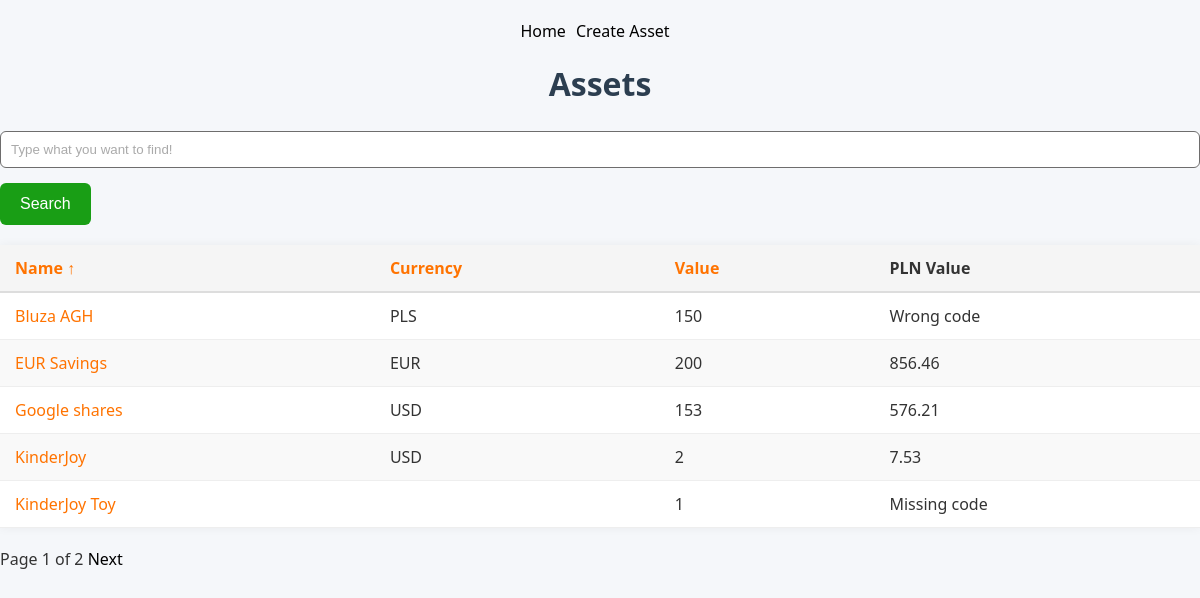
Page /assets on the committed database.
### base.py (models this page shows)
class Asset(db.Model):  # Majątek
    __tablename__ = 'assets'
    id = db.Column(db.Integer, primary_key=True)
    name = db.Column(db.String(50), nullable=False)
    value = db.Column(db.Integer, nullable=False)
    currency = db.Column(db.String(3), nullable=False)
    is_pln = db.Column(db.Boolean, default=False)
    time_created = db.Column(db.DateTime(timezone=True), default=lambda: datetime.now(LOCAL_TIMEZONE))
    time_updated = db.Column(db.DateTime(timezone=True), onupdate=lambda: datetime.now(LOCAL_TIMEZONE))

### app.py (the view, shortened to what this page needs)
@app.route("/assets")
def asset_list():
    search = request.args.get("search", "", type=str)
    sort_by = request.args.get("sort", "name", type=str)
    order = request.args.get("order", "asc", type=str)
    page = request.args.get("page", 1, type=int)
    query = db.select(Asset)
    sort_column = getattr(Asset, sort_by, Asset.name)
    if order == "desc":
        sort_column = sort_column.desc()
    query = query.order_by(sort_column)
    assets_paginated = db.paginate(query, page=page, per_page=5, error_out=False)
    latest_date = db.session.execute(
        db.select(Rate.date).order_by(desc(Rate.date))
    ).scalars().first()
    rate_map = {}
    if latest_date:
        rates = db.session.execute(
            db.select(Rate).filter(Rate.date == latest_date)
        ).scalars().all()
        rate_map = {rate.code: rate.rate for rate in rates}
    asset_data = []
    for asset in assets_paginated.items:
        pln_value = asset.value
        if not asset.is_pln:
            rate = rate_map.get(asset.currency)
            if rate:
                pln_value = round(asset.value * rate, 2)
            elif asset.currency == "":
                pln_value = "Missing code"
            else:
                pln_value = 'Wrong code'
        asset_data.append((asset, pln_value))
    return render_template('asset/list.html',
                           assets=asset_data,
                           pagination=assets_paginated,
                           search=search,
                           sort=sort_by,
                           order=order)

### templates/asset/list.html (shortened to what this page needs)
<!DOCTYPE html>
<html lang="en">
<head>
    <link rel="stylesheet" href="{{ url_for('static', filename='style.css') }}">
</head>
<body>
    <div class="nav-buttons">
        <a class="clickable" href="{{ url_for('home') }}">Home</a>
        <a class="clickable" href="{{ url_for('asset_create') }}">Create Asset</a>
    </div>
    <h1>Assets</h1>
<form method="get" action="{{ url_for('asset_list') }}">
    <input type="text" name="search" placeholder="Type what you want to find!" value="{{ search }}">
    <button type="submit">Search</button>
</form>
<table id = 'data' class="table-striped">
    <thead>
    <tr>
        {% for col in ["name", "currency", "value"] %}
            <th>
                <a class="clickable" href="{{ url_for('asset_list', search=search, sort=col, order='asc' if order=='desc' or sort != col else 'desc') }}">
                    {{ col.capitalize() }}
                    {% if sort == col %}
                        {{ "↑" if order == "asc" else "↓" }}
                    {% endif %}
                </a>
            </th>
        {% endfor %}
        <th>PLN Value</th>
    </tr>
    </thead>
    <tbody>
    {% for asset, pln_value in assets %}
        <tr>
            <td><a class="clickable" href="{{ url_for('asset_detail', id=asset.id) }}">{{ asset.name }}</a></td>
            <td>{{ asset.currency }}</td>
            <td>{{ asset.value }}</td>
            <td>{{ pln_value }}</td>
        </tr>
    {% endfor %}
    </tbody>
</table>
    <div class="pagination">
        <span>Page {{ pagination.page }} of {{ pagination.pages }}</span>
        {% if pagination.has_next %}
            <a class="clickable" href="{{ url_for('asset_list', page=pagination.next_num, search=search, sort=sort, order=order) }}">Next</a>
        {% endif %}
    </div>
</body>
</html>

### static/style.css (style rules this page uses)
body { font-family: 'Segoe UI', Tahoma, Geneva, Verdana, sans-serif; background-color: #f5f7fa; color: #333; margin: 0; padding: 0; }
h1 { color: #2c3e50; text-align: center; margin-top: 20px; }
input { width: 100%; padding: 10px; margin-top: 5px; margin-bottom: 15px; border: 1px solid #6e6d6d; border-radius: 6px; box-sizing: border-box; }
.nav-buttons { padding-top: 20px; display: flex; flex-direction: row; justify-content: center; align-items: center; width: 100%; }
button { background-color: #199e15; color: white; padding: 12px 20px; border: none; border-radius: 6px; cursor: pointer; font-size: 16px; }
a { text-decoration: none; color: #000000; margin-right: 10px; }
input[type="text"]::placeholder { color: #aaa; }
table#data { width: 100%; border-collapse: collapse; font-family: 'Segoe UI', Tahoma, sans-serif; font-size: 16px; margin: 20px 0; background-color: #fff; box-shadow: 0 0 10px rgba(0, 0, 0, 0.05); }
table#data thead { background-color: #f5f5f5; color: #333; }
table#data thead th { padding: 12px 15px; text-align: left; border-bottom: 2px solid #ddd; }
table#data tbody td { padding: 12px 15px; border-bottom: 1px solid #eee; }
table#data.table-striped tbody tr:nth-child(even) { background-color: #f9f9f9; }
table#data a { color: #ff7300; text-decoration: none; }

### rows in the picture
Asset: name "Bluza AGH", currency "PLS", value "150", pln_value "Wrong code"
Asset: name "EUR Savings", currency "EUR", value "200", pln_value "856.46"
Asset: name "Google shares", currency "USD", value "153", pln_value "576.21"
Asset: name "KinderJoy", currency "USD", value "2", pln_value "7.53"
Asset: name "KinderJoy Toy", value "1", pln_value "Missing code"

### other values in the picture
{{ col.capitalize() }} "Name" "Currency" "Value"
{{ "↑" if order == "asc" else "↓" }} "↑"
{{ pagination.page }} "1"
{{ pagination.pages }} "2"
